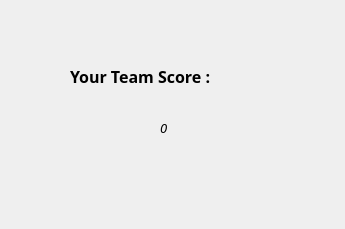
<?xml version="1.0" encoding="UTF-8"?>
<ui version="4.0">
 <class>Dialog</class>
 <widget class="QDialog" name="Dialog">
  <property name="geometry">
   <rect>
    <x>0</x>
    <y>0</y>
    <width>345</width>
    <height>229</height>
   </rect>
  </property>
  <property name="minimumSize">
   <size>
    <width>345</width>
    <height>229</height>
   </size>
  </property>
  <property name="maximumSize">
   <size>
    <width>346</width>
    <height>229</height>
   </size>
  </property>
  <property name="windowTitle">
   <string>FinalScore</string>
  </property>
  <property name="windowIcon">
   <iconset theme="final"/>
  </property>
  <widget class="QLabel" name="label">
   <property name="geometry">
    <rect>
     <x>70</x>
     <y>60</y>
     <width>201</width>
     <height>33</height>
    </rect>
   </property>
   <property name="font">
    <font>
     <family>Segoe Script</family>
     <pointsize>12</pointsize>
     <weight>75</weight>
     <bold>true</bold>
    </font>
   </property>
   <property name="text">
    <string>Your Team Score :</string>
   </property>
  </widget>
  <widget class="QLabel" name="finalscore">
   <property name="geometry">
    <rect>
     <x>160</x>
     <y>120</y>
     <width>101</width>
     <height>16</height>
    </rect>
   </property>
   <property name="font">
    <font>
     <family>Rockwell</family>
     <pointsize>10</pointsize>
     <italic>true</italic>
    </font>
   </property>
   <property name="text">
    <string>0</string>
   </property>
  </widget>
 </widget>
 <resources/>
 <connections/>
</ui>
